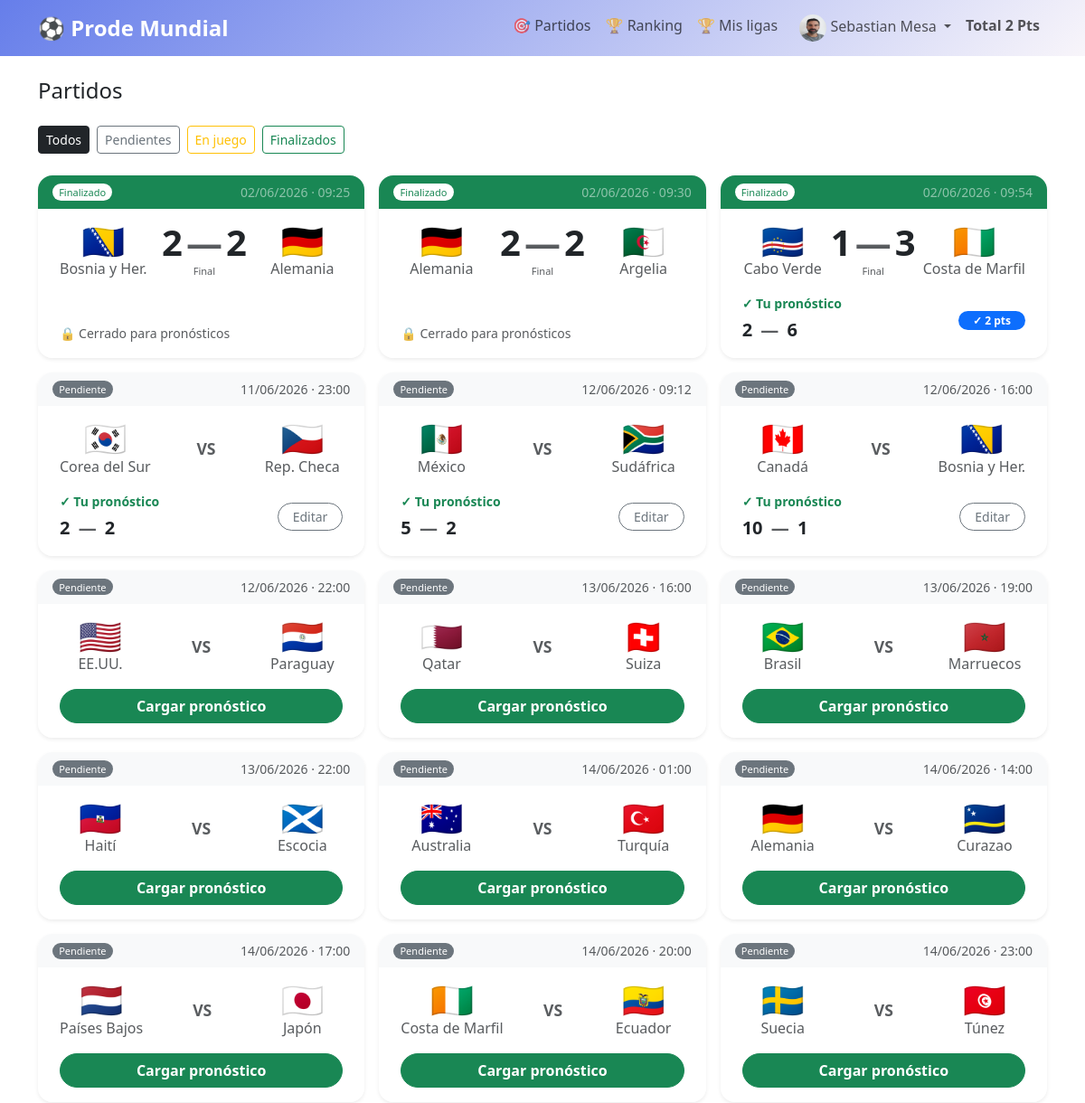
Page /matches/ (signed in, upper part) on the earlier database version.
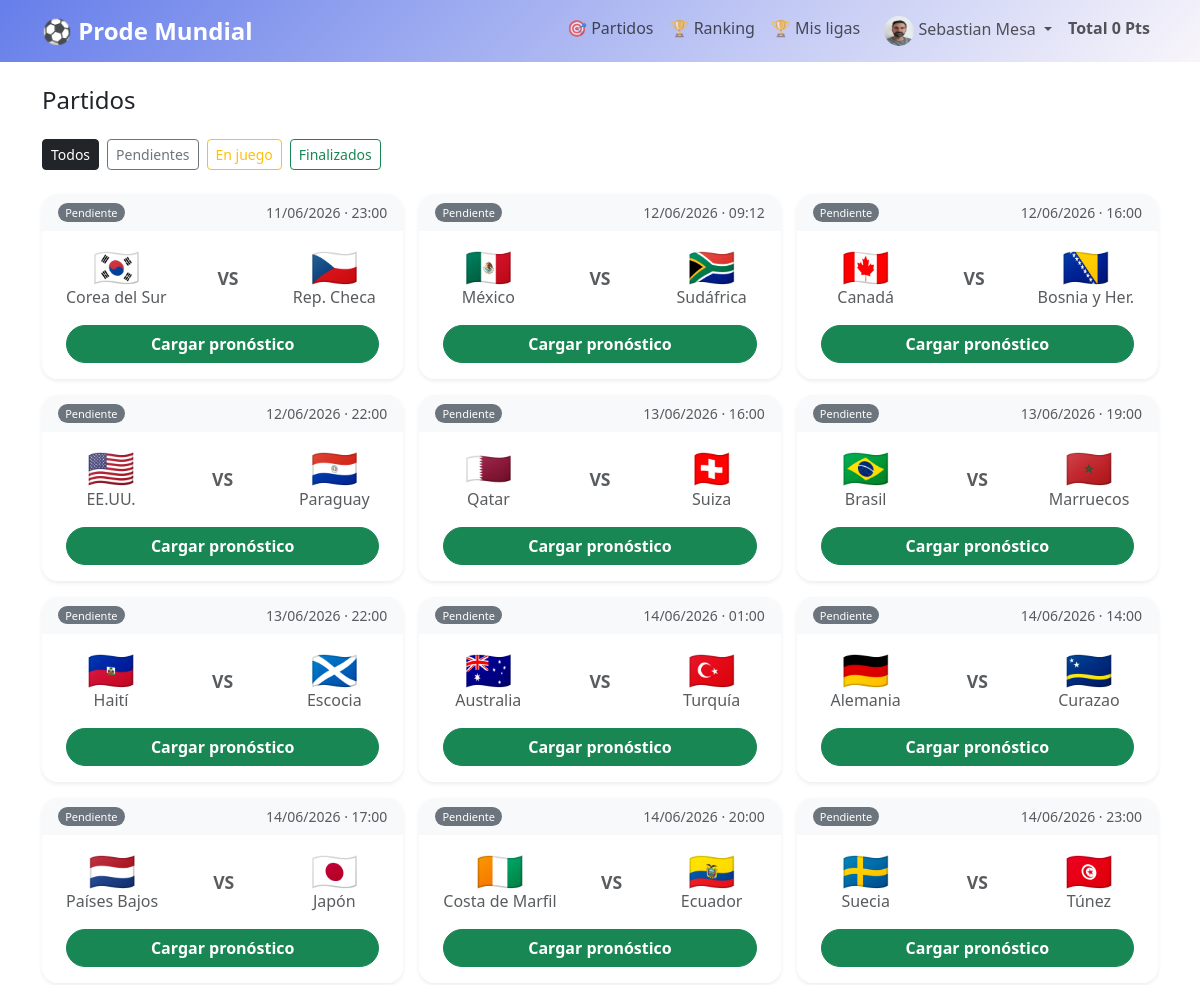
Same page on the later database version.
### apps/matches/models.py (models this page shows, shortened)
class Match(models.Model):
    class Status(models.TextChoices):
        PENDING     = 'PENDING',     'Pendiente'
        IN_PROGRESS = 'IN_PROGRESS', 'En juego'
        FINISHED    = 'FINISHED',    'Finalizado'
    home_team    = models.ForeignKey(Team, on_delete=models.PROTECT, related_name='home_matches', verbose_name='Local')
    away_team    = models.ForeignKey(Team, on_delete=models.PROTECT, related_name='away_matches', verbose_name='Visitante')
    kickoff_time = models.DateTimeField(verbose_name='Fecha y hora')
    home_score   = models.PositiveSmallIntegerField(null=True, blank=True, verbose_name='Goles local')
    away_score   = models.PositiveSmallIntegerField(null=True, blank=True, verbose_name='Goles visitante')
    status       = models.CharField(max_length=15, choices=Status.choices, default=Status.PENDING, verbose_name='Estado')
    class Meta:
        verbose_name = 'Partido'
        verbose_name_plural = 'Partidos'
        ordering = ['kickoff_time']
    @property
    def is_locked(self):
        from django.conf import settings
        lock_minutes = getattr(settings, 'PREDICTION_LOCK_MINUTES', 10)
        delta = self.kickoff_time - timezone.now()
        return delta.total_seconds() < lock_minutes * 60

class Team(models.Model):
    name = models.CharField(max_length=100, verbose_name='Nombre')
    code = models.CharField(max_length=3, unique=True, verbose_name='Código')
    flag = models.CharField(max_length=10, blank=True, verbose_name='Emoji bandera')
    class Meta:
        verbose_name = 'Equipo'
        verbose_name_plural = 'Equipos'
        ordering = ['name']

### apps/predictions/models.py (models this page shows, shortened)
class Prediction(models.Model):
    user       = models.ForeignKey(User,  on_delete=models.CASCADE, related_name='predictions', verbose_name='Usuario')
    match      = models.ForeignKey(Match, on_delete=models.CASCADE, related_name='predictions', verbose_name='Partido')
    home_goals = models.PositiveSmallIntegerField(verbose_name='Goles local')
    away_goals = models.PositiveSmallIntegerField(verbose_name='Goles visitante')
    points     = models.PositiveSmallIntegerField(default=0, verbose_name='Puntos')
    is_exact   = models.BooleanField(default=False, verbose_name='Resultado exacto')
    is_winner  = models.BooleanField(default=False, verbose_name='Ganador acertado')
    created_at = models.DateTimeField(auto_now_add=True)
    updated_at = models.DateTimeField(auto_now=True)
    class Meta:
        verbose_name = 'Pronóstico'
        verbose_name_plural = 'Pronósticos'
        unique_together = ('user', 'match')

### apps/matches/views.py (the view)
# urls.py: path('', MatchListView.as_view(), name='list'),
class MatchListView(ListView):
    model = Match
    template_name = 'matches/list.html'
    context_object_name = 'matches'
    def get_queryset(self):
        qs = Match.objects.select_related('home_team', 'away_team').order_by('kickoff_time')
        estado = self.request.GET.get('estado')
        if estado in ('PENDING', 'IN_PROGRESS', 'FINISHED'):
            qs = qs.filter(status=estado)
        return qs
    def get_context_data(self, **kwargs):
        context = super().get_context_data(**kwargs)
        if self.request.user.is_authenticated:
            from apps.predictions.models import Prediction
            predictions = Prediction.objects.filter(user=self.request.user)
            context['predicted_ids'] = set(
                predictions.values_list('match_id', flat=True)
            )
            context['predictions_map'] = {p.match_id: p for p in predictions}
        else:
            context['predicted_ids'] = set()
            context['predictions_map'] = {}
        return context

### apps/accounts/context_processors.py (called while the page is built)
def user_points(request):
    if request.user.is_authenticated:
        from apps.predictions.models import Prediction
        total = Prediction.objects.filter(
            user=request.user
        ).aggregate(total=Sum('points'))['total'] or 0
        return {'user_total_points': total}
    return {'user_total_points': 0}

### apps/matches/templatetags/match_extras.py (called while the page is built)
@register.filter
def get_item(dictionary, key):
    return dictionary.get(key)

### templates/matches/list.html (shortened to what the changed rows need)
{% extends "base.html" %}
{% load match_extras %}
{% block content %}
<div class="container my-4">
  <div class="d-flex justify-content-between align-items-center mb-4">
    <h1 class="h4 mb-0">Partidos</h1>
  </div>
  {% if not matches %}
  <div class="alert alert-info">No hay partidos cargados.</div>
  {% else %}
  <div class="row g-3">
    {% for match in matches %}
    <div class="col-12 col-md-6 col-xl-4">
      <div class="card h-100 border-0 shadow-sm rounded-4 overflow-hidden">
        <div class="px-3 py-2 d-flex justify-content-between align-items-center
        {% if match.status == 'IN_PROGRESS' %}bg-warning
        {% elif match.status == 'FINISHED' %}bg-success text-white
        {% else %}bg-light{% endif %}">
          <span class="badge rounded-pill
          {% if match.status == 'PENDING' %}bg-secondary
          {% elif match.status == 'IN_PROGRESS' %}bg-dark
          {% else %}bg-white text-success{% endif %}
          fw-normal" style="font-size:11px">
            {{ match.get_status_display }}
          </span>
          <small class="{% if match.status == 'FINISHED' %}text-white-50{% else %}text-muted{% endif %}"
            style="font: size 0.5rem">
            {{ match.kickoff_time|date:"d/m/Y · H:i" }}
          </small>
        </div>
        <div class="card-body py-3 px-4">
          <div class="d-flex align-items-center justify-content-between">
            <div class="text-center" style="min-width:90px">
              <div class="flag-lg" style="font-size:2.4rem;line-height:1">{{ match.home_team.flag }}</div>
              <div class="text-muted" style="font: size 0.5rem">{{ match.home_team.name }}</div>
            </div>
            <div class="text-center flex-grow-1">
              {% if match.status == 'FINISHED' %}
              <div class="display-6 fw-bold lh-1">
                {{ match.home_score }}<span class="text-muted mx-1">—</span>{{ match.away_score }}
              </div>
              <div class="text-muted mt-1" style="font-size:11px">Final</div>
              {% elif match.status == 'IN_PROGRESS' %}
              <div class="display-6 fw-bold lh-1 text-warning">
                {{ match.home_score|default:"0" }}<span class="text-muted mx-1">—</span>{{ match.away_score|default:"0" }}
              </div>
              <div class="text-warning mt-1" style="font-size:11px">● En vivo</div>
              {% else %}
              <div class="text-muted fw-bold" style="font-size:1.1rem">VS</div>
              {% endif %}
            </div>
            <div class="text-center" style="min-width:90px">
              <div class="flag-lg" style="font-size:2.4rem;line-height:1">{{ match.away_team.flag }}</div>
              <div class="text-muted" style="font: size 0.5rem">{{ match.away_team.name }}</div>
            </div>
          </div>
        </div>
        <div class="card-footer border-0 bg-white pt-0 pb-3 px-4">
          {% if user.is_authenticated %}
          {% if match.pk in predicted_ids %}
          {% with pred=predictions_map|get_item:match.pk %}
          <div class="d-flex align-items-center justify-content-between">
            <div>
              <div class="text-success fw-semibold small mb-1">✓ Tu pronóstico</div>
              <div class="fw-bold fs-5">
                {{ pred.home_goals }}
                <span class="text-muted mx-1">—</span>
                {{ pred.away_goals }}
              </div>
            </div>
            {% if match.status == 'FINISHED' %}
            <div class="text-center">
              {% if pred.is_exact %}
              <span class="badge bg-success rounded-pill px-3">⭐ {{ pred.points }} pts</span>
              {% elif pred.is_winner %}
              <span class="badge bg-primary rounded-pill px-3">✓ {{ pred.points }} pts</span>
              {% else %}
              <span class="badge bg-secondary rounded-pill px-3">0 pts</span>
              {% endif %}
            </div>
            {% elif not match.is_locked %}
            <a href="{% url 'predictions:edit' pred.pk %}" class="btn btn-sm btn-outline-secondary rounded-pill px-3">
              Editar
            </a>
            {% endif %}
          </div>
          {% endwith %}
          {% elif not match.is_locked %}
          <a href="{% url 'predictions:create' match.pk %}" class="btn btn-success w-100 rounded-pill fw-semibold">
            Cargar pronóstico
          </a>
          {% else %}
          <span class="text-muted small">🔒 Cerrado para pronósticos</span>
          {% endif %}
          {% else %}
          <a href="{% url 'accounts:login' %}" class="btn btn-outline-success w-100 rounded-pill small">
            Iniciá sesión para pronosticar
          </a>
          {% endif %}
        </div>
      </div>
    </div>
    {% endfor %}
  </div>
</div>
{% endif %}
{% endblock %}

### templates/base.html (shortened to what this page needs)
<!DOCTYPE html>
<html lang="es">
<head>
    {% load static %}
    <link href="https://cdn.jsdelivr.net/npm/bootstrap@5.3.0/dist/css/bootstrap.min.css" rel="stylesheet">
    <link rel="stylesheet" href="{% static 'css/prode.css' %}">
</head>
<body>
    <nav class="navbar navbar-expand-lg navbar-ligth navbars" >
        <div class="container">
            <a class="navbar-brand text-white" href="{% url 'home' %}">
                ⚽ Prode Mundial
            </a>
            <div class="collapse navbar-collapse" id="navbarNav">
                <ul class="navbar-nav ms-auto">
                    <li class="nav-item">
                        <a class="nav-link" href="{% url 'matches:list' %}">🎯 Partidos</a>
                    </li>
                    {% if user.is_authenticated %}
                        <li class="nav-item">
                            <a class="nav-link" href="{% url 'predictions:ranking' %}">🏆 Ranking</a>
                        </li>
                        <li class="nav-item">
                            <a class="nav-link" href="{% url 'leagues:my_leagues' %}">🏆 Mis ligas</a>
                        </li>
                        <li class="nav-item dropdown">
                            <a class="nav-link dropdown-toggle" href="#" id="userDropdown" role="button" data-bs-toggle="dropdown">
                                {% if user.profile.avatar %}
                                    <img src="{{ user.profile.avatar.url }}"
                                        alt="{{ user.username }}"
                                        class="rounded-circle ms-2"
                                        style="width: 30px; height: 30px;">
                                {% else %}
                                    👤
                                {% endif %}
                                {{ user.get_full_name|default:user.username }}
                            </a>
                        </li>
                        <li class="nav-link"><strong>Total {{ user_total_points|default:0 }} Pts</strong></li>
                    {% endif %}
                </ul>
            </div>
        </div>
    </nav>
    <main>
        {% block content %}{% endblock %}
    </main>
</body>
</html>

Differences in the rows shown:
removed Match: status "Finalizado", kickoff_time "02/06/2026 · 09:25", home_team.flag "🇧🇦", home_team.name "Bosnia y Her.", home_score "2", away_score "2", away_team.flag "🇩🇪", away_team.name "Alemania", shows "🔒 Cerrado para pronósticos"
removed Match: status "Finalizado", kickoff_time "02/06/2026 · 09:30", home_team.flag "🇩🇪", home_team.name "Alemania", home_score "2", away_score "2", away_team.flag "🇩🇿", away_team.name "Argelia", shows "🔒 Cerrado para pronósticos"
removed Match: status "Finalizado", kickoff_time "02/06/2026 · 09:54", home_team.flag "🇨🇻", home_team.name "Cabo Verde", home_score "1", away_score "3", away_team.flag "🇨🇮", away_team.name "Costa de Marfil"
removed Prediction: home_goals "2", away_goals "6", points "2"
removed Prediction: home_goals "2", away_goals "2"
removed Prediction: home_goals "5", away_goals "2"
removed Prediction: home_goals "10", away_goals "1"
computed for Match "Corea del Sur": text "✓ Tu pronóstico — Editar" → "Cargar pronóstico"
computed for Match "México": text "✓ Tu pronóstico — Editar" → "Cargar pronóstico"
computed for Match "Canadá": text "✓ Tu pronóstico — Editar" → "Cargar pronóstico"
Other differences:
{{ user_total_points|default:0 }}: "2" → "0"
